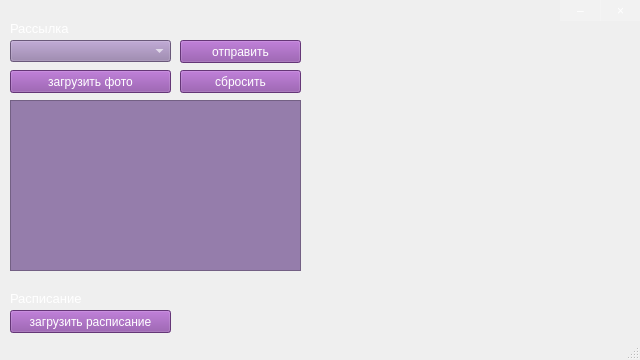
<?xml version="1.0" encoding="UTF-8"?>
<ui version="4.0">
 <class>MainWindow</class>
 <widget class="QMainWindow" name="MainWindow">
  <property name="geometry">
   <rect>
    <x>0</x>
    <y>0</y>
    <width>640</width>
    <height>360</height>
   </rect>
  </property>
  <property name="sizePolicy">
   <sizepolicy hsizetype="Fixed" vsizetype="Fixed">
    <horstretch>0</horstretch>
    <verstretch>0</verstretch>
   </sizepolicy>
  </property>
  <property name="windowTitle">
   <string>MainWindow</string>
  </property>
  <property name="styleSheet">
   <string notr="true">QMainWindow {background-image: url(src/screen.jpg);}</string>
  </property>
  <widget class="QWidget" name="centralwidget">
   <widget class="QPushButton" name="send_btn">
    <property name="geometry">
     <rect>
      <x>180</x>
      <y>40</y>
      <width>121</width>
      <height>23</height>
     </rect>
    </property>
    <property name="styleSheet">
     <string notr="true">background-color:#8d4ba6; color: white</string>
    </property>
    <property name="text">
     <string>отправить</string>
    </property>
   </widget>
   <widget class="QComboBox" name="recievers_edit">
    <property name="geometry">
     <rect>
      <x>10</x>
      <y>40</y>
      <width>161</width>
      <height>22</height>
     </rect>
    </property>
    <property name="styleSheet">
     <string notr="true">background-color: #957dab; color: white</string>
    </property>
   </widget>
   <widget class="QPushButton" name="add_photo_btn">
    <property name="geometry">
     <rect>
      <x>10</x>
      <y>70</y>
      <width>161</width>
      <height>23</height>
     </rect>
    </property>
    <property name="styleSheet">
     <string notr="true">background-color:#8d4ba6; color: white</string>
    </property>
    <property name="text">
     <string>загрузить фото</string>
    </property>
   </widget>
   <widget class="QPushButton" name="clear_btn">
    <property name="geometry">
     <rect>
      <x>180</x>
      <y>70</y>
      <width>121</width>
      <height>23</height>
     </rect>
    </property>
    <property name="styleSheet">
     <string notr="true">background-color:#8d4ba6; color: white</string>
    </property>
    <property name="text">
     <string>сбросить</string>
    </property>
   </widget>
   <widget class="QPlainTextEdit" name="text_edit">
    <property name="geometry">
     <rect>
      <x>10</x>
      <y>100</y>
      <width>291</width>
      <height>171</height>
     </rect>
    </property>
    <property name="styleSheet">
     <string notr="true">background-color: #957dab; color: white</string>
    </property>
   </widget>
   <widget class="QLabel" name="text1">
    <property name="geometry">
     <rect>
      <x>10</x>
      <y>20</y>
      <width>71</width>
      <height>16</height>
     </rect>
    </property>
    <property name="font">
     <font>
      <pointsize>10</pointsize>
     </font>
    </property>
    <property name="styleSheet">
     <string notr="true">color: white</string>
    </property>
    <property name="text">
     <string>Рассылка</string>
    </property>
   </widget>
   <widget class="QLabel" name="text2">
    <property name="geometry">
     <rect>
      <x>10</x>
      <y>290</y>
      <width>91</width>
      <height>16</height>
     </rect>
    </property>
    <property name="font">
     <font>
      <pointsize>10</pointsize>
     </font>
    </property>
    <property name="styleSheet">
     <string notr="true">color: white</string>
    </property>
    <property name="text">
     <string>Расписание</string>
    </property>
   </widget>
   <widget class="QPushButton" name="add_schedule_btn">
    <property name="geometry">
     <rect>
      <x>10</x>
      <y>310</y>
      <width>161</width>
      <height>23</height>
     </rect>
    </property>
    <property name="styleSheet">
     <string notr="true">background-color:#8d4ba6; color: white</string>
    </property>
    <property name="text">
     <string>загрузить расписание</string>
    </property>
   </widget>
   <widget class="QLabel" name="photo">
    <property name="geometry">
     <rect>
      <x>360</x>
      <y>40</y>
      <width>230</width>
      <height>230</height>
     </rect>
    </property>
    <property name="text">
     <string/>
    </property>
   </widget>
   <widget class="QToolButton" name="close_btn">
    <property name="geometry">
     <rect>
      <x>600</x>
      <y>0</y>
      <width>41</width>
      <height>21</height>
     </rect>
    </property>
    <property name="styleSheet">
     <string notr="true">background-color: rgba(255, 255, 255, 40); color: white; border: None</string>
    </property>
    <property name="text">
     <string>×</string>
    </property>
   </widget>
   <widget class="QToolButton" name="small_btn">
    <property name="geometry">
     <rect>
      <x>560</x>
      <y>0</y>
      <width>41</width>
      <height>21</height>
     </rect>
    </property>
    <property name="styleSheet">
     <string notr="true">background-color: rgba(255, 255, 255, 40); color: white; border: None</string>
    </property>
    <property name="text">
     <string>–</string>
    </property>
   </widget>
  </widget>
  <widget class="QStatusBar" name="statusbar"/>
 </widget>
 <resources/>
 <connections/>
</ui>
